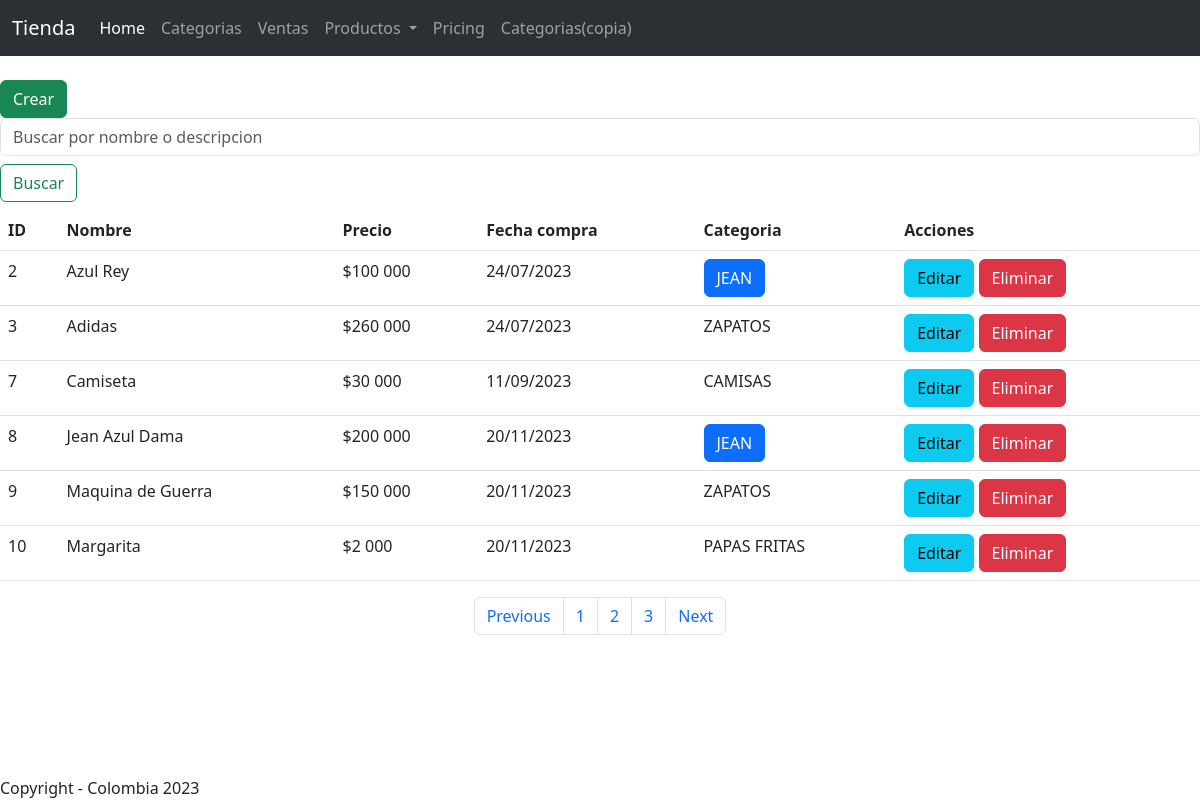
The app's page /productos/, older data.
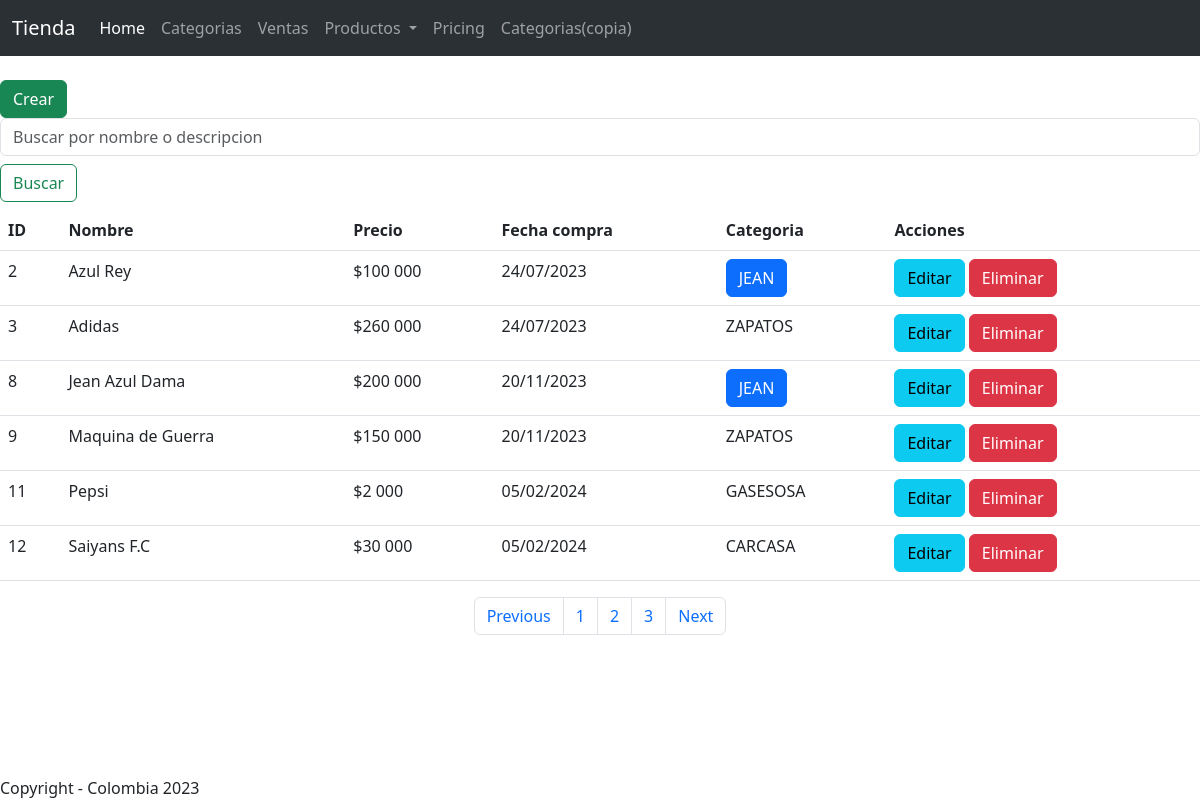
The same page, newer data.
### tienda/models.py (models this page shows, shortened)
class Producto(models.Model):
    nombre = models.CharField(max_length=254)
    precio = models.IntegerField()
    categoria = models.ForeignKey(Categoria, on_delete=models.DO_NOTHING)
    fecha_compra = models.DateField()
    stock = models.IntegerField(default=1)
    foto = models.ImageField(null=True, blank=True, default='fotos_productos/default.png', upload_to='fotos_productos')

class Categoria(models.Model):
    nombre = models.CharField(max_length=50)
    descripcion = models.TextField(null=True, blank=True)

### tienda/views.py (the view)
# urls.py: path("productos/", views.productos, name="productos"),
def productos(request):
    query = Producto.objects.all()
    contexto = {"data": query}
    return render(request, "tienda/productos/listar.html", contexto)

### tienda/templates/tienda/productos/listar.html (shortened to what this page needs)
{% extends 'tienda/base.html' %}
{% load static %}
{% load humanize %}
{% block contenedor %}
    <br>
    <a class="btn btn-success" href="{% url 'tienda:form_pro' %}">Crear</a>
    <form class="form-inline" role="search" method="post">
        <input class="form-control mr-sm-2" type="search" placeholder="Buscar por nombre o descripcion" aria-label="Search" name="buscar" value="{{buscado}}">
        <button class="btn btn-outline-success my-2 my-ms-0" type="submit">Buscar</button><br>
    </form>
    {% if data %}
        <table class="table table-hover">
            <tr>
                <th>ID</th>
                <th>Nombre</th>
                <th>Precio</th>
                <th>Fecha compra</th>
                <th>Categoria</th>
                <th>Acciones</th>
            </tr>
        {% for i in data %}
            <tr>
                <td>{{ i.id }} </td>
                <td>{{i.nombre}} </td>
                <td>${{i.precio|intcomma}}</td>
                <td>{{i.fecha_compra|date:"SHORT_DATE_FORMAT"}}</td>
                <td>
                    {% if i.categoria.nombre|upper == "JEAN" %}
                        <button type="button" class="btn btn-primary position-relative">
                            {{i.categoria.nombre|upper}}
                        </button>
                    {% else %}
                        {{i.categoria.nombre|upper}}
                    {% endif %}
                </td>
                <td>
                    <a href="{% url 'tienda:productos_editar' i.id %}" class="btn btn-info">Editar</a>
                    <a href="{% url 'tienda:productos_eliminar' i.id %}" class="btn btn-danger">Eliminar</a>
                </td>
            </tr>
        {% endfor %}
        </table>
        <nav aria-label="Page navigation example">
          <ul class="pagination justify-content-center">
            <li class="page-item"><a class="page-link" href="#">Previous</a></li>
            <li class="page-item"><a class="page-link" href="#">1</a></li>
            <li class="page-item"><a class="page-link" href="#">2</a></li>
            <li class="page-item"><a class="page-link" href="#">3</a></li>
            <li class="page-item"><a class="page-link" href="#">Next</a></li>
          </ul>
        </nav>
    {% else %}
        <div class="card bg-warning mt-4 mb-4 p-1">
            NO hay registros...
        </div>
    {% endif %}
{% endblock %}

### tienda/templates/tienda/base.html (shortened to what this page needs)
    {% load static %}
    <!doctype html>
    <html lang="en">
    <head>
        <link rel="stylesheet" href="{% static 'tienda/css/styles.css' %}">
        <link rel="stylesheet" href="{% static 'tienda/css/bootstrap.min.css' %}">
        <link rel="stylesheet" href="https://cdn.jsdelivr.net/npm/bootstrap-icons@1.11.3/font/bootstrap-icons.min.css">
    </head>
    <body>
        <nav class="navbar navbar-expand-lg bg-body-tertiary" data-bs-theme="dark">
            <div class="container-fluid">
                <a class="navbar-brand" href="{% url 'tienda:index' %}">Tienda</a>
                <div class="collapse navbar-collapse" id="navbarNav">
                    <ul class="navbar-nav me-auto mb-2 mb-lg-0">
                        <li class="nav-item">
                            <a class="nav-link active" aria-current="page" href="{% url 'tienda:index' %}">Home</a>
                        </li>
                        {% if request.session.logueo.nombre_rol != "Usuario" %}
                            <li class="nav-item">
                                <a class="nav-link" href="{% url 'tienda:listar_categorias' %}">Categorias</a>
                            </li>
                            <li class="nav-item">
                                <a href="{% url 'tienda:venta' %}" class="nav-link">Ventas</a>
                            </li>
                        {% endif %}
                        <li class="nav-item dropdown">
                          <a class="nav-link dropdown-toggle" href="#" role="button" data-bs-toggle="dropdown" aria-expanded="false">
                            Productos
                          </a>
                        </li>
                        <li class="nav-item">
                            <a class="nav-link" href="{% url 'tienda:logout' %}">Pricing</a>
                        </li>
                        <li class="nav-item">
                            <a href="{% url 'tienda:listar_categorias' %}" class="nav-link {% if request.session.logueo.nombre_rol == "Usuario" %} disabled {% endif %}" aria-disabled="true">Categorias(copia)</a>
                        </li>
                    </ul>
                </div>
            </div>
        </nav>
        {% block contenedor %}
        {% endblock %}
        <footer class="fixed-bottom">
            Copyright - Colombia 2023
        </footer>
    </body>
    </html>

Row changes from the older to the newer data that the page shows:
removed Producto: id "7", nombre "Camiseta", precio "30 000", fecha_compra "11/09/2023", categoria.nombre "CAMISAS"
removed Producto: id "10", nombre "Margarita", precio "2 000", fecha_compra "20/11/2023", categoria.nombre "PAPAS FRITAS"
added Producto: id "11", nombre "Pepsi", precio "2 000", fecha_compra "05/02/2024", categoria.nombre "GASESOSA"
added Producto: id "12", nombre "Saiyans F.C", precio "30 000", fecha_compra "05/02/2024", categoria.nombre "CARCASA"
